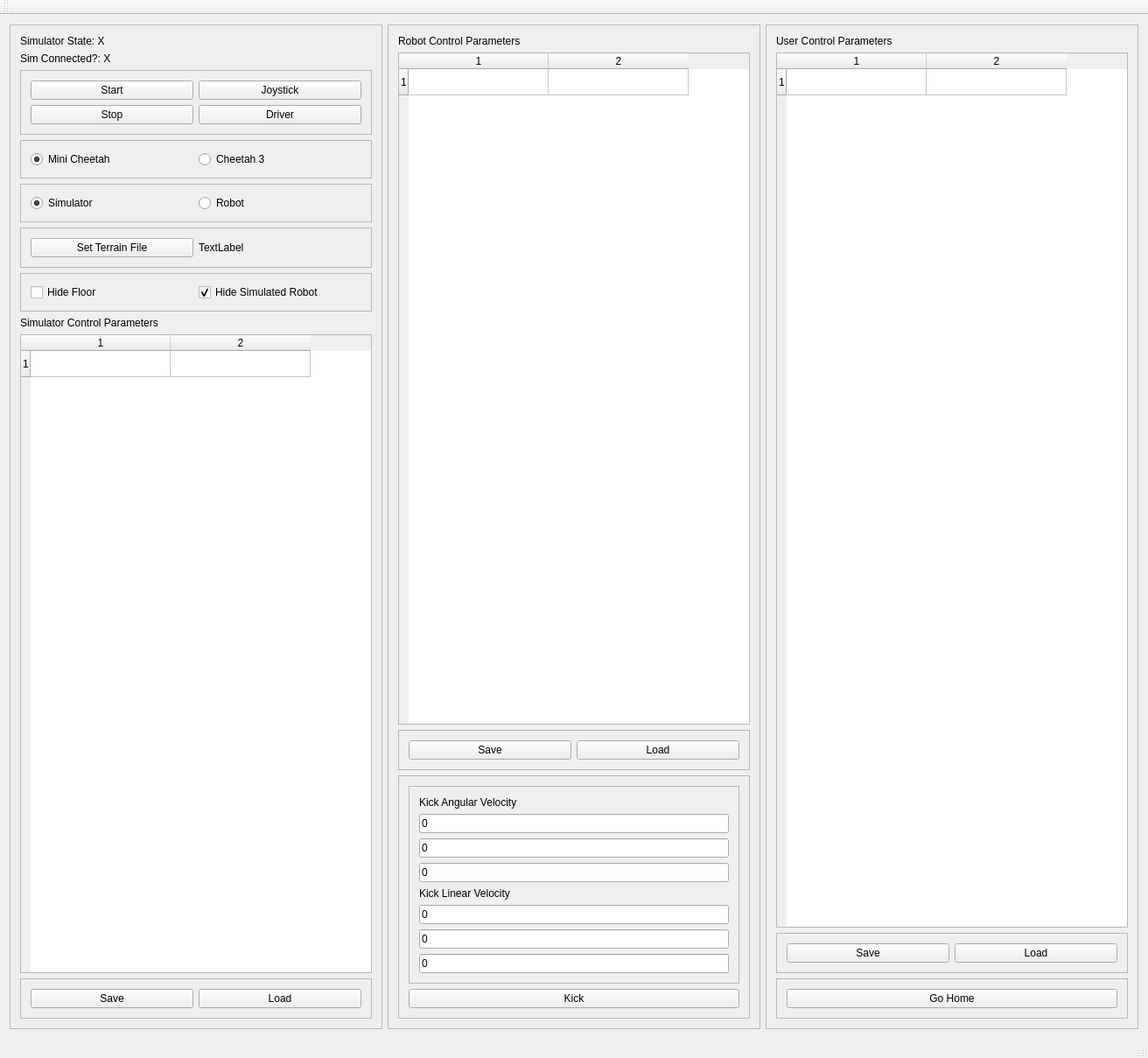
<?xml version="1.0" encoding="UTF-8"?>
<ui version="4.0">
 <class>SimControlPanel</class>
 <widget class="QMainWindow" name="SimControlPanel">
  <property name="geometry">
   <rect>
    <x>0</x>
    <y>0</y>
    <width>1312</width>
    <height>1209</height>
   </rect>
  </property>
  <property name="windowTitle">
   <string>SimControlPanel</string>
  </property>
  <widget class="QWidget" name="centralWidget">
   <layout class="QHBoxLayout" name="horizontalLayout_3">
    <item>
     <widget class="QFrame" name="frame_2">
      <property name="frameShape">
       <enum>QFrame::StyledPanel</enum>
      </property>
      <property name="frameShadow">
       <enum>QFrame::Raised</enum>
      </property>
      <layout class="QVBoxLayout" name="verticalLayout">
       <item>
        <widget class="QLabel" name="simulatorStateLabel">
         <property name="text">
          <string>Simulator State: X</string>
         </property>
        </widget>
       </item>
       <item>
        <widget class="QLabel" name="simulatorConnectedLabel">
         <property name="text">
          <string>Sim Connected?: X</string>
         </property>
        </widget>
       </item>
       <item>
        <widget class="QFrame" name="frame">
         <property name="frameShape">
          <enum>QFrame::StyledPanel</enum>
         </property>
         <property name="frameShadow">
          <enum>QFrame::Raised</enum>
         </property>
         <layout class="QGridLayout" name="gridLayout">
          <item row="0" column="0">
           <widget class="QPushButton" name="startButton">
            <property name="text">
             <string>Start</string>
            </property>
           </widget>
          </item>
          <item row="1" column="1">
           <widget class="QPushButton" name="driverButton">
            <property name="text">
             <string>Driver</string>
            </property>
           </widget>
          </item>
          <item row="0" column="1">
           <widget class="QPushButton" name="joystickButton">
            <property name="text">
             <string>Joystick</string>
            </property>
           </widget>
          </item>
          <item row="1" column="0">
           <widget class="QPushButton" name="stopButton">
            <property name="text">
             <string>Stop</string>
            </property>
           </widget>
          </item>
         </layout>
        </widget>
       </item>
       <item>
        <widget class="QFrame" name="frame_9">
         <property name="frameShape">
          <enum>QFrame::StyledPanel</enum>
         </property>
         <property name="frameShadow">
          <enum>QFrame::Raised</enum>
         </property>
         <layout class="QHBoxLayout" name="horizontalLayout_2">
          <item>
           <widget class="QRadioButton" name="miniCheetahButton">
            <property name="text">
             <string>Mini Cheetah</string>
            </property>
            <property name="checked">
             <bool>true</bool>
            </property>
           </widget>
          </item>
          <item>
           <widget class="QRadioButton" name="cheetah3Button">
            <property name="text">
             <string>Cheetah 3</string>
            </property>
           </widget>
          </item>
         </layout>
        </widget>
       </item>
       <item>
        <widget class="QFrame" name="frame_10">
         <property name="frameShape">
          <enum>QFrame::StyledPanel</enum>
         </property>
         <property name="frameShadow">
          <enum>QFrame::Raised</enum>
         </property>
         <layout class="QHBoxLayout" name="horizontalLayout">
          <item>
           <widget class="QRadioButton" name="simulatorButton">
            <property name="text">
             <string>Simulator</string>
            </property>
            <property name="checked">
             <bool>true</bool>
            </property>
           </widget>
          </item>
          <item>
           <widget class="QRadioButton" name="robotButton">
            <property name="text">
             <string>Robot</string>
            </property>
           </widget>
          </item>
         </layout>
        </widget>
       </item>
       <item>
        <widget class="QFrame" name="frame_13">
         <property name="frameShape">
          <enum>QFrame::StyledPanel</enum>
         </property>
         <property name="frameShadow">
          <enum>QFrame::Raised</enum>
         </property>
         <layout class="QHBoxLayout" name="horizontalLayout_4">
          <item>
           <widget class="QPushButton" name="setTerrainButton">
            <property name="text">
             <string>Set Terrain File</string>
            </property>
           </widget>
          </item>
          <item>
           <widget class="QLabel" name="terrainFileLabel">
            <property name="text">
             <string>TextLabel</string>
            </property>
           </widget>
          </item>
         </layout>
        </widget>
       </item>
       <item>
        <widget class="QFrame" name="frame_14">
         <property name="frameShape">
          <enum>QFrame::StyledPanel</enum>
         </property>
         <property name="frameShadow">
          <enum>QFrame::Raised</enum>
         </property>
         <layout class="QHBoxLayout" name="horizontalLayout_5">
          <item>
           <widget class="QCheckBox" name="hide_floor_checkbox">
            <property name="text">
             <string>Hide Floor</string>
            </property>
           </widget>
          </item>
          <item>
           <widget class="QCheckBox" name="hide_robot_checkbox">
            <property name="text">
             <string>Hide Simulated Robot</string>
            </property>
            <property name="checked">
             <bool>true</bool>
            </property>
           </widget>
          </item>
         </layout>
        </widget>
       </item>
       <item>
        <widget class="QLabel" name="label">
         <property name="text">
          <string>Simulator Control Parameters</string>
         </property>
        </widget>
       </item>
       <item>
        <widget class="QTableWidget" name="simulatorTable">
         <property name="rowCount">
          <number>1</number>
         </property>
         <property name="columnCount">
          <number>2</number>
         </property>
         <attribute name="horizontalHeaderDefaultSectionSize">
          <number>160</number>
         </attribute>
         <row/>
         <column/>
         <column/>
        </widget>
       </item>
       <item>
        <widget class="QFrame" name="frame_6">
         <property name="frameShape">
          <enum>QFrame::StyledPanel</enum>
         </property>
         <property name="frameShadow">
          <enum>QFrame::Raised</enum>
         </property>
         <layout class="QGridLayout" name="gridLayout_3">
          <item row="0" column="1">
           <widget class="QPushButton" name="loadSimulatorButton">
            <property name="text">
             <string>Load</string>
            </property>
           </widget>
          </item>
          <item row="0" column="0">
           <widget class="QPushButton" name="saveSimulatorButton">
            <property name="text">
             <string>Save</string>
            </property>
           </widget>
          </item>
         </layout>
        </widget>
       </item>
      </layout>
     </widget>
    </item>
    <item>
     <widget class="QFrame" name="frame_5">
      <property name="frameShape">
       <enum>QFrame::StyledPanel</enum>
      </property>
      <property name="frameShadow">
       <enum>QFrame::Raised</enum>
      </property>
      <layout class="QVBoxLayout" name="verticalLayout_3">
       <item>
        <widget class="QLabel" name="label_2">
         <property name="text">
          <string>Robot Control Parameters</string>
         </property>
        </widget>
       </item>
       <item>
        <widget class="QTableWidget" name="robotTable">
         <property name="rowCount">
          <number>1</number>
         </property>
         <property name="columnCount">
          <number>2</number>
         </property>
         <attribute name="horizontalHeaderDefaultSectionSize">
          <number>160</number>
         </attribute>
         <row/>
         <column/>
         <column/>
        </widget>
       </item>
       <item>
        <widget class="QFrame" name="frame_4">
         <property name="frameShape">
          <enum>QFrame::StyledPanel</enum>
         </property>
         <property name="frameShadow">
          <enum>QFrame::Raised</enum>
         </property>
         <layout class="QGridLayout" name="gridLayout_2">
          <item row="0" column="1">
           <widget class="QPushButton" name="loadRobotButton">
            <property name="text">
             <string>Load</string>
            </property>
           </widget>
          </item>
          <item row="0" column="0">
           <widget class="QPushButton" name="saveRobotButton">
            <property name="text">
             <string>Save</string>
            </property>
           </widget>
          </item>
         </layout>
        </widget>
       </item>
       <item>
        <widget class="QFrame" name="frame_12">
         <property name="sizePolicy">
          <sizepolicy hsizetype="Expanding" vsizetype="Preferred">
           <horstretch>0</horstretch>
           <verstretch>0</verstretch>
          </sizepolicy>
         </property>
         <property name="frameShape">
          <enum>QFrame::StyledPanel</enum>
         </property>
         <property name="frameShadow">
          <enum>QFrame::Raised</enum>
         </property>
         <layout class="QGridLayout" name="gridLayout_6">
          <item row="0" column="0">
           <widget class="QFrame" name="frame_11">
            <property name="frameShape">
             <enum>QFrame::StyledPanel</enum>
            </property>
            <property name="frameShadow">
             <enum>QFrame::Raised</enum>
            </property>
            <layout class="QVBoxLayout" name="verticalLayout_6">
             <item>
              <widget class="QLabel" name="label_4">
               <property name="text">
                <string>Kick Angular Velocity</string>
               </property>
              </widget>
             </item>
             <item>
              <widget class="QLineEdit" name="kickAngularX">
               <property name="sizePolicy">
                <sizepolicy hsizetype="Ignored" vsizetype="Fixed">
                 <horstretch>0</horstretch>
                 <verstretch>0</verstretch>
                </sizepolicy>
               </property>
               <property name="text">
                <string>0</string>
               </property>
              </widget>
             </item>
             <item>
              <widget class="QLineEdit" name="kickAngularY">
               <property name="sizePolicy">
                <sizepolicy hsizetype="Ignored" vsizetype="Fixed">
                 <horstretch>0</horstretch>
                 <verstretch>0</verstretch>
                </sizepolicy>
               </property>
               <property name="text">
                <string>0</string>
               </property>
              </widget>
             </item>
             <item>
              <widget class="QLineEdit" name="kickAngularZ">
               <property name="sizePolicy">
                <sizepolicy hsizetype="Ignored" vsizetype="Fixed">
                 <horstretch>0</horstretch>
                 <verstretch>0</verstretch>
                </sizepolicy>
               </property>
               <property name="text">
                <string>0</string>
               </property>
              </widget>
             </item>
             <item>
              <widget class="QLabel" name="label_5">
               <property name="text">
                <string>Kick Linear Velocity</string>
               </property>
              </widget>
             </item>
             <item>
              <widget class="QLineEdit" name="kickLinearX">
               <property name="sizePolicy">
                <sizepolicy hsizetype="Minimum" vsizetype="Fixed">
                 <horstretch>0</horstretch>
                 <verstretch>0</verstretch>
                </sizepolicy>
               </property>
               <property name="text">
                <string>0</string>
               </property>
              </widget>
             </item>
             <item>
              <widget class="QLineEdit" name="kickLinearY">
               <property name="sizePolicy">
                <sizepolicy hsizetype="Minimum" vsizetype="Fixed">
                 <horstretch>0</horstretch>
                 <verstretch>0</verstretch>
                </sizepolicy>
               </property>
               <property name="text">
                <string>0</string>
               </property>
              </widget>
             </item>
             <item>
              <widget class="QLineEdit" name="kickLinearZ">
               <property name="sizePolicy">
                <sizepolicy hsizetype="Minimum" vsizetype="Fixed">
                 <horstretch>0</horstretch>
                 <verstretch>0</verstretch>
                </sizepolicy>
               </property>
               <property name="text">
                <string>0</string>
               </property>
              </widget>
             </item>
            </layout>
           </widget>
          </item>
          <item row="1" column="0">
           <widget class="QPushButton" name="kickButton">
            <property name="text">
             <string>Kick</string>
            </property>
           </widget>
          </item>
         </layout>
        </widget>
       </item>
      </layout>
     </widget>
    </item>
    <item>
     <widget class="QFrame" name="frame_3">
      <property name="frameShape">
       <enum>QFrame::StyledPanel</enum>
      </property>
      <property name="frameShadow">
       <enum>QFrame::Raised</enum>
      </property>
      <layout class="QVBoxLayout" name="verticalLayout_2">
       <item>
        <widget class="QLabel" name="label_3">
         <property name="text">
          <string>User Control Parameters</string>
         </property>
        </widget>
       </item>
       <item>
        <widget class="QTableWidget" name="userControlTable">
         <property name="rowCount">
          <number>1</number>
         </property>
         <property name="columnCount">
          <number>2</number>
         </property>
         <attribute name="horizontalHeaderDefaultSectionSize">
          <number>160</number>
         </attribute>
         <row/>
         <column/>
         <column/>
        </widget>
       </item>
       <item>
        <widget class="QFrame" name="frame_7">
         <property name="frameShape">
          <enum>QFrame::StyledPanel</enum>
         </property>
         <property name="frameShadow">
          <enum>QFrame::Raised</enum>
         </property>
         <layout class="QGridLayout" name="gridLayout_4">
          <item row="0" column="1">
           <widget class="QPushButton" name="loadUserButton">
            <property name="text">
             <string>Load</string>
            </property>
           </widget>
          </item>
          <item row="0" column="0">
           <widget class="QPushButton" name="saveUserButton">
            <property name="text">
             <string>Save</string>
            </property>
           </widget>
          </item>
         </layout>
        </widget>
       </item>
       <item>
        <widget class="QFrame" name="frame_8">
         <property name="frameShape">
          <enum>QFrame::StyledPanel</enum>
         </property>
         <property name="frameShadow">
          <enum>QFrame::Raised</enum>
         </property>
         <layout class="QVBoxLayout" name="verticalLayout_4">
          <item>
           <widget class="QPushButton" name="goHomeButton">
            <property name="text">
             <string>Go Home</string>
            </property>
           </widget>
          </item>
         </layout>
        </widget>
       </item>
      </layout>
     </widget>
    </item>
   </layout>
  </widget>
  <widget class="QMenuBar" name="menuBar">
   <property name="geometry">
    <rect>
     <x>0</x>
     <y>0</y>
     <width>1312</width>
     <height>28</height>
    </rect>
   </property>
  </widget>
  <widget class="QToolBar" name="mainToolBar">
   <attribute name="toolBarArea">
    <enum>TopToolBarArea</enum>
   </attribute>
   <attribute name="toolBarBreak">
    <bool>false</bool>
   </attribute>
  </widget>
  <widget class="QStatusBar" name="statusBar"/>
 </widget>
 <layoutdefault spacing="6" margin="11"/>
 <resources/>
 <connections/>
</ui>
